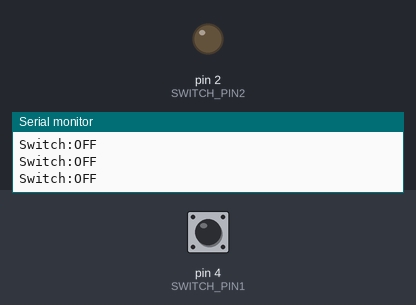
Recording of a sketch running on a simulated Arduino Uno, built with avr-gcc and run on an emulated ATmega328P. Shown: output pins drawn as LEDs (lit = HIGH), the last lines printed to the serial monitor. Inputs (shaded band) come from the test bench; at power-on: pin 4 (SWITCH_PIN1) LOW.

Above: at 1.2 s.
1.3 s: pin 4 (SWITCH_PIN1) pulled HIGH for 0.15 s
At 1.4 s:
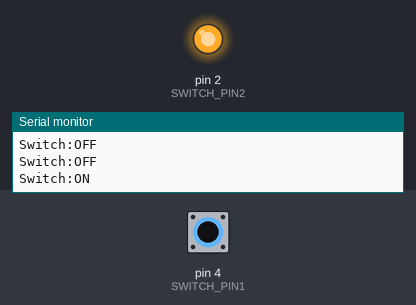
3.0 s: pin 4 (SWITCH_PIN1) pulled HIGH for 3.2 s
At 7.0 s:
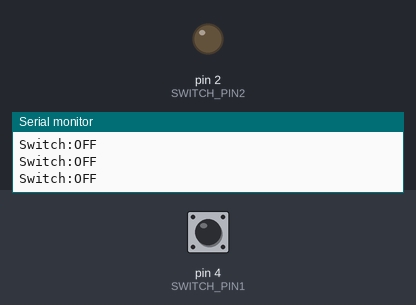
Timing chart, 0 to 8.5 s (numbered marks = the images above; inputs shaded):
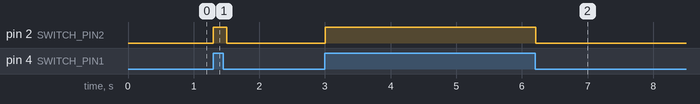

The sketch:

gpio.ino
```cpp
// Week7 : GPIO 입력 제어 with 스위치

#define SWITCH_PIN1 4      // 입력 스위치 핀
#define SWITCH_PIN2 2      // 출력 LED 핀

int state = 0;             // 스위치 상태를 저장할 변수

void setup() {
    pinMode(SWITCH_PIN1, INPUT);   // SWITCH_PIN1을 입력 모드로 설정
    pinMode(SWITCH_PIN2, OUTPUT);  // SWITCH_PIN2을 출력 모드로 설정
    Serial.begin(9600);            // 시리얼 통신 시작, 속도는 9600bps
}

void loop() {
    int v = digitalRead(SWITCH_PIN1);    // SWITCH_PIN1의 입력값을 읽어서 변수 v에 저장
    Serial.print("Switch:");             // 스위치 상태 출력 시작

    if(v == HIGH) {                      // 스위치가 눌렸을 때
        Serial.println("ON");            // 시리얼로 "ON" 출력
        digitalWrite(SWITCH_PIN2, HIGH); // LED 켜기
    }
    else {                               // 스위치가 눌리지 않았을 때
        Serial.println("OFF");           // 시리얼로 "OFF" 출력
        digitalWrite(SWITCH_PIN2, LOW);  // LED 끄기
    }

    delay(100);                          // 100ms 대기
}
```

Measured:
- after the input at 1.3 s, pin 2 (SWITCH_PIN2): LOW → HIGH at once, → LOW 0.20 s later
- after the input at 3.0 s, pin 2 (SWITCH_PIN2): LOW → HIGH at once, → LOW 3.2 s later
